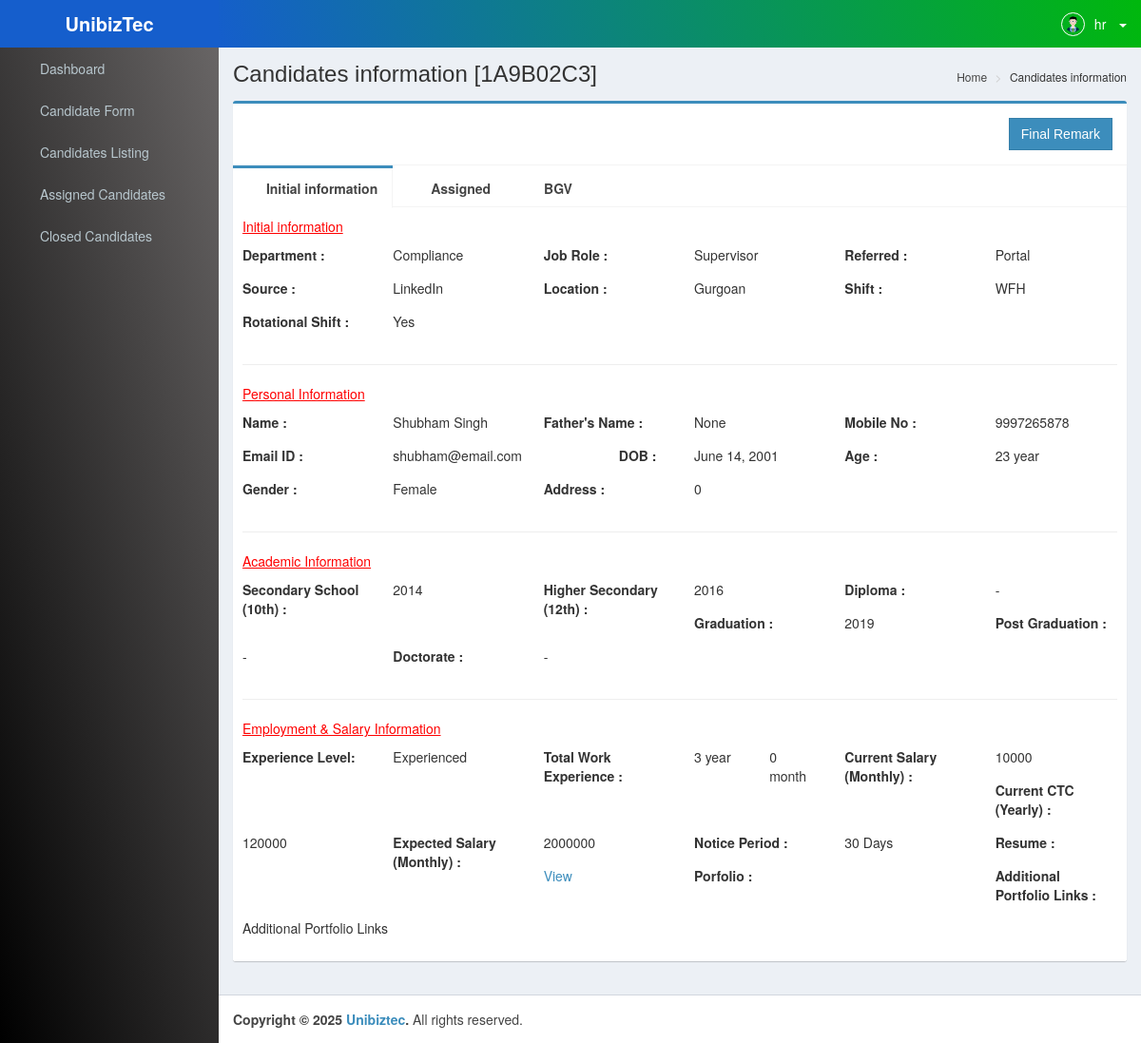
/candidate-info/1A9B02C3 (signed in), run on an earlier commit of the app's database.
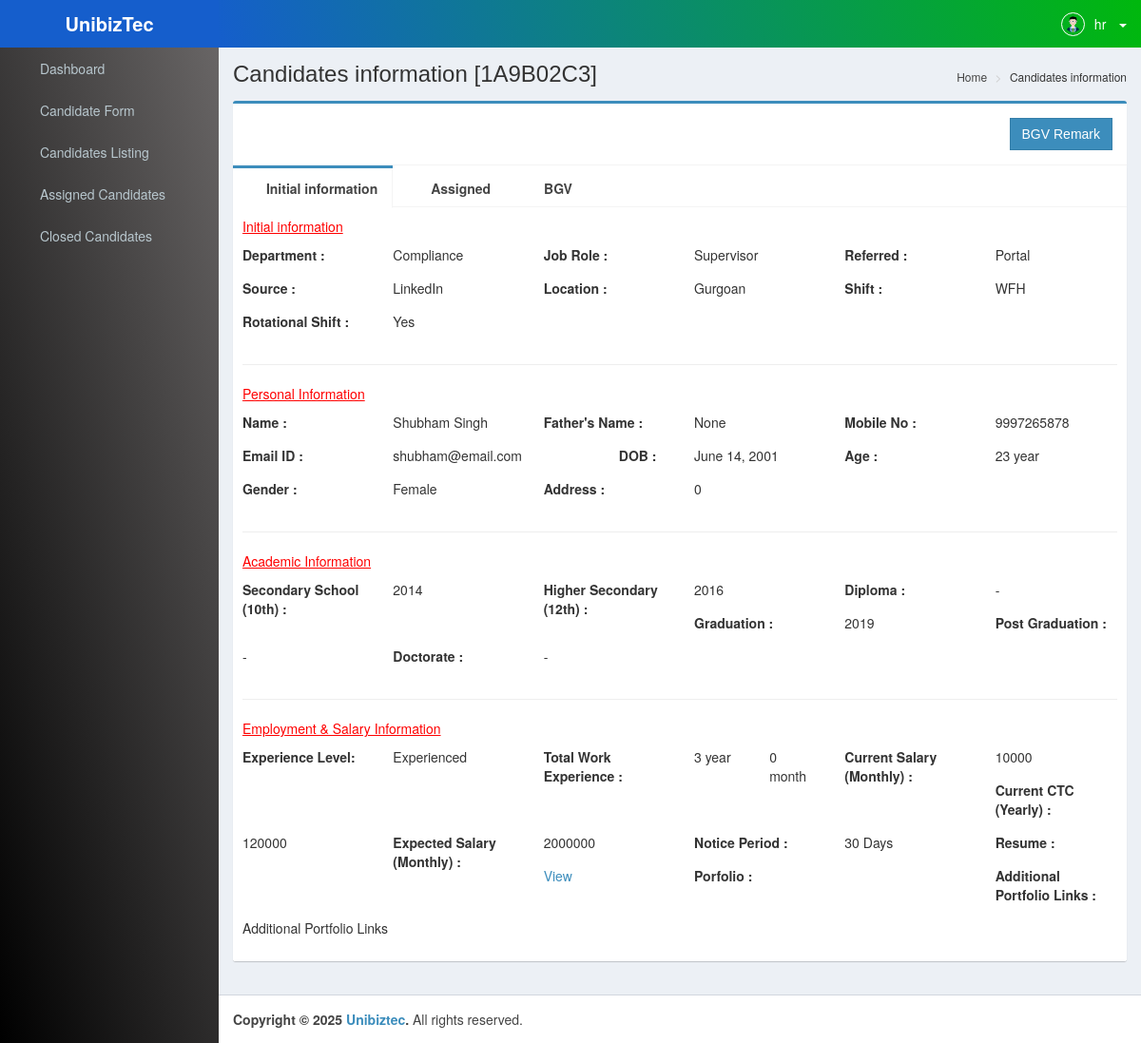
And on a later commit of the database.
### hrmsApp/views.py (the view)
# urls.py: path('candidate-info/<str:token>',views.candidate_info_view,name="candidate_info"),
def candidate_info_view(request, token):
    candidate = get_object_or_404(
        Candidate.objects.prefetch_related('ed_candidate', 'exp_candidate'),
        token=token
    )
    education = candidate.ed_candidate.get()
    experience = candidate.exp_candidate.get()
    hr_users = User.objects.filter(userprofile__designation='hr',is_active=1)
    tls = User.objects.filter(userprofile__designation='tl / supervisor',is_active=1)
    managers = User.objects.filter(userprofile__designation='manager',is_active=1)
    currentAssign = Assign.objects.filter(candidate=candidate.id).order_by('-id').first()
    assigning = Assign.objects.filter(candidate=candidate).order_by('-id') \
        .prefetch_related('assign_candidate__remark_info')
    bgv = Bgv.objects.filter(candidate=candidate)
    bgv = bgv.prefetch_related('bgv_doc')
    bgv_assign = Assign.objects.filter(candidate=candidate,int_round=7).first()
    if bgv_assign:
        bgv_remark = Remark.objects.get(assigned_id=bgv_assign.id)
    else:
        bgv_remark = None
    if currentAssign is None:
        int_r = None
    else:
        int_r = currentAssign.int_round
    hr_re = Assign.objects.filter(candidate=candidate.id,int_round__in=[0, 1]).first()
    mn_re = Assign.objects.filter(candidate=candidate.id,int_round=4).first()
    tl_re = Assign.objects.filter(candidate=candidate.id,int_round=2).first()
    return render(request, 'pages/candidate-info.html',{
        'candidate': candidate,
        'education': education,
        'experience': experience,
        'hr_users': hr_users,
        'int_r': int_r,
        'assigning': assigning,
        'tls' : tls,
        'managers': managers,
        'hr_re': hr_re,
        'mn_re': mn_re,
        'tl_re': tl_re,
        'bgv': bgv,
        'bgv_remark': bgv_remark
    })

### hrmsApp/context_processors.py (called while the page is built)
def current_year(request):
    return {'current_year': datetime.datetime.now().year}

### hrmsApp/templatetags/custom_tags.py (called while the page is built)
@register.filter
def calculate_age(dob):
    if dob:
        today = datetime.today().date()
        age = today.year - dob.year - ((today.month, today.day) < (dob.month, dob.day))
        return age
    return None

@register.filter
def time(value):
    try:
        time_obj = datetime.strptime(value, '%H:%M')
        return time_obj.strftime('%I:%M %p')
    except ValueError:
        return value

@register.filter
def split(value, delimiter="/"):
    return value.split(delimiter)

### hrmsApp/templates/pages/candidate-info.html (shortened to what the changed rows need)
{% extends 'layouts/base.html' %}
{% block content %}
{% load custom_tags %}
<div class="content-wrapper">
    <section class="content-header">
        <h1>
            Candidates information [{{candidate.token}}]
        </h1>
    </section>
    <section class="content">
        <div class="row">
            <div class="col-md-12">
                <div class="box box-primary">
                    <div class="box-header with-border">
                        <h3 class="box-title pull-right">
                            {% if hr_re is not None %}
                                {% if candidate.bgv_link == 2 and candidate.doc_link == 0 %}
                                   {% if request.user.id == 1 or hr_re.assign_to.id == request.user.id %}
                                        <a href="javascript:void(0)" class="btn btn-flat btn-primary" data-toggle="modal" data-target="#bgbRemark">BGV Remark</a>
                                   {% endif %}
                                {% endif %}
                                {% if int_r < 6 %}
                                    {% if request.user.id == 1 or hr_re.assign_to.id == request.user.id %}
                                        <a href="javascript:void(0)" class="btn btn-flat btn-primary" data-toggle="modal" data-target="#finalRemark">Final Remark</a>
                                    {% endif %}
                                {% endif %}
                            {% endif %}
                        </h3>
                    </div>
                </div>
            </div>
        </div>
    </section>
</div>
{% endblock content %}

What changed in the data, as far as the page shows it:
changed Candidate "Portal": bgv_link 0 → 2 (drawn)
Also different on the page:
text no longer shown: "Final Remark"
text now shown: "BGV Remark"
